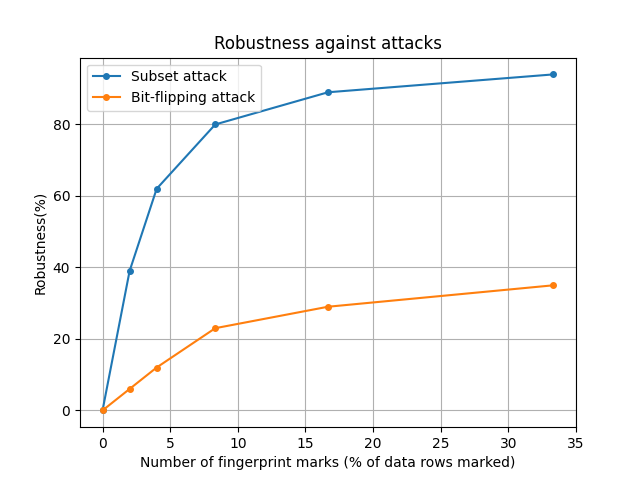

The Python source for this figure:
import pandas as pd
import matplotlib.pyplot as plt
import pickle


def main():
    with open('adult_hsubset.df', 'rb') as f:
        forest_hsubset = pickle.load(f)
    with open('adult_flipping.df', 'rb') as f:
        forest_flipping = pickle.load(f)

    plt.plot(forest_hsubset['%marks'], forest_hsubset['robustness'], label='Subset attack', marker='o', markersize=4)
    plt.plot(forest_flipping['%marks'], forest_flipping['robustness'], label='Bit-flipping attack', marker='o',
             markersize=4)

    plt.title('Robustness against attacks')
    plt.xlabel('Number of fingerprint marks (% of data rows marked)')
    plt.ylabel('Robustness(%)')
    plt.legend()
    plt.grid()
    plt.show()


if __name__ == '__main__':
    main()
